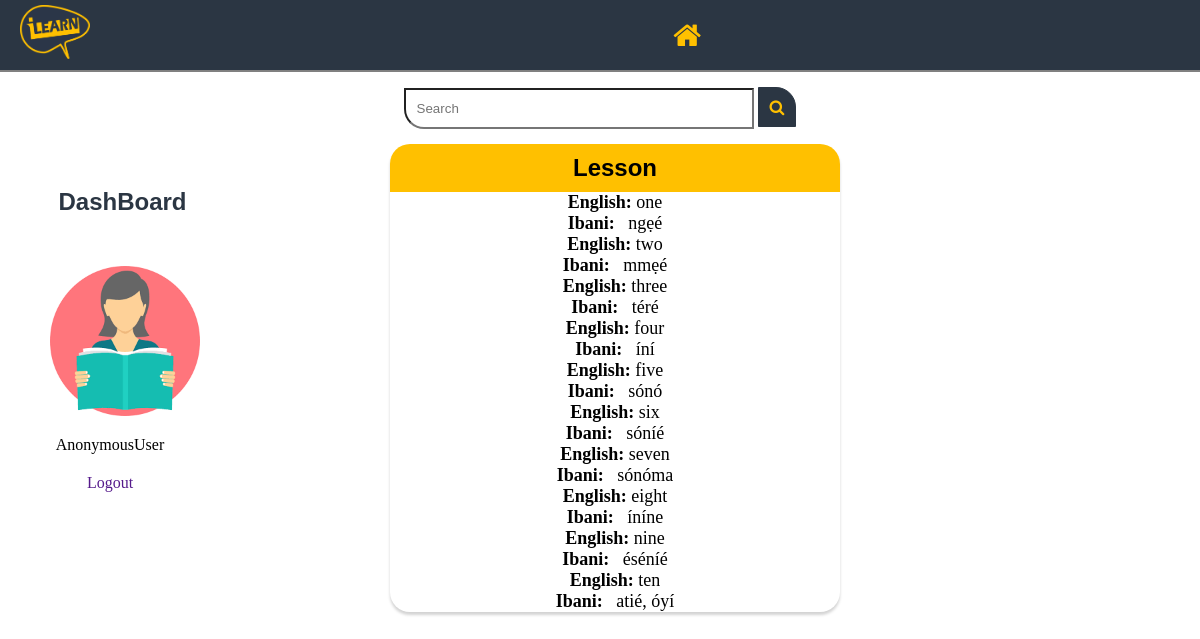
The page /learn/ on the database as committed earlier.
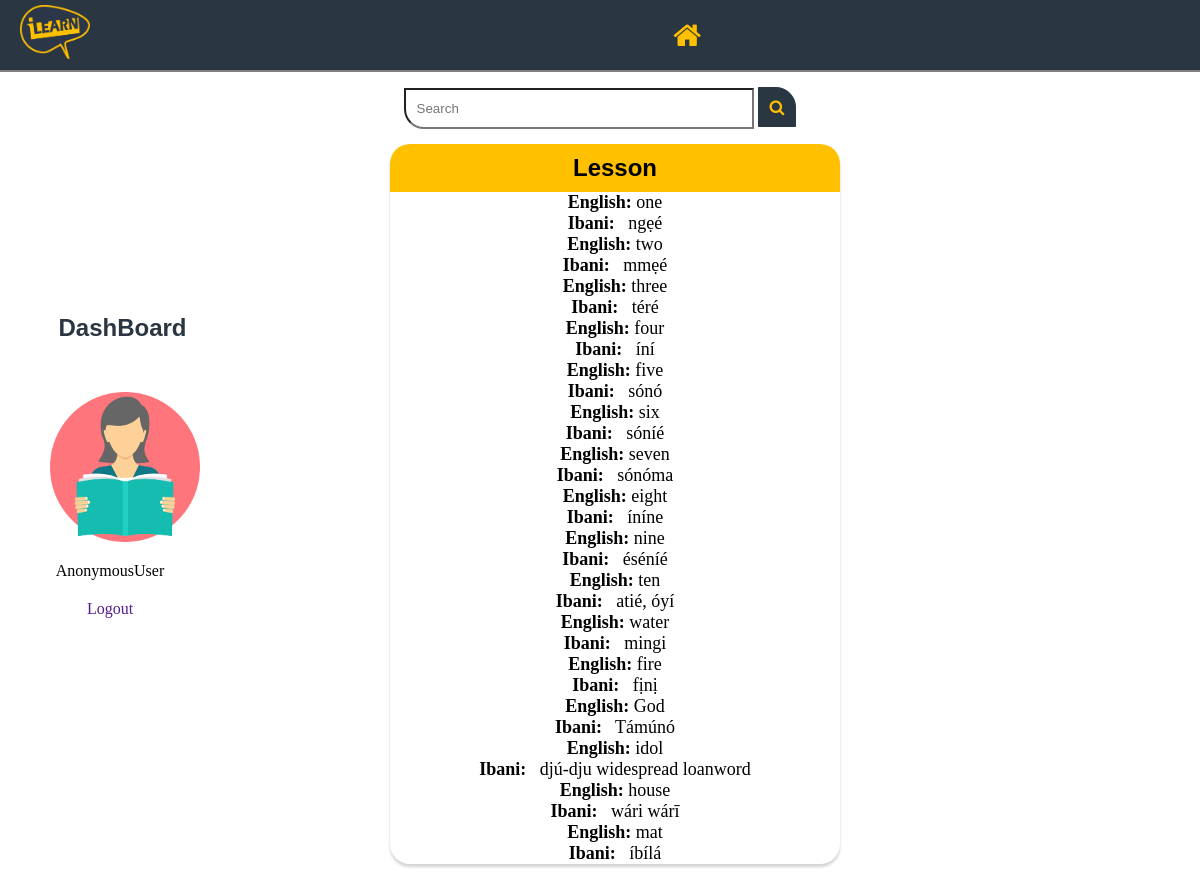
The same page on the database as committed later.
### iLearn/models.py (models this page shows, shortened)
class Number(models.Model):
    word = models.CharField(max_length=150)
    translation = models.TextField()
    class Meta:
       verbose_name_plural = 'numbers'

### iLearn/views.py (the view)
# urls.py: path('learn/',views.numberView.as_view(),name='learn'),
class numberView(ListView):
    template_name = 'learn.html'
    model = Number
    def get_queryset(self):
        query = self.request.GET.get('keyword')
        object_list = Number.objects.all()
        return object_list

### templates/learn.html (shortened to what this page needs)
{% load static %}
<html lang="en">
<head>
    <link rel="stylesheet" href="../static/font-awesome/font-awesome/css/font-awesome.min.css">
</head>
<body>
        <nav>
           <a href="#"> <img src="../media/iLearn.png" alt="" class="logo"></a>
           <ul>
            <a href="{% url 'home' %} " > <li class ="home fa fa-home"></li></a>
        </ul>
        </nav>
            <div class="search">
                <form action="{% url 'result' %}" method="GET">
            <input type="text" name='keyword' placeholder="Search" class="searchfield">
            <button class="searchbutton fa fa-search" type="submit"></button></form>
        </div>
        <section id="main">
            <div class="dashBoard">
                <h2> DashBoard</h2>
            <img src="../media/home.png" alt="">
            <p>{{ user}}</p>
            <a href="">Logout</a>
            </div>
            <div class="result">
                <h1> Lesson </h1>
                {% block content %}
                {% for words in object_list %}
               <p value='keyword'><strong>English:</strong>  {{ words.word }}</p>
               <p><strong>Ibani:</strong> &nbsp; {{ words.translation }}</p>
                {% endfor %}
                {% endblock %}
            </div>
        </section>
</body>
</html>

### templates/learn.html (style rules this page uses)
* { margin: 0; padding: 0; text-decoration: none; box-sizing: border-box; list-style: none; }
body { background-color: #fff; width: 100%; height: 100vh; }
nav { background-color: #2b3643; padding: 5px 20px; width: 100%; display: flex; justify-content: space-between; border-bottom: 2px solid gray; }
nav a img { width: 70px; }
nav ul { display: flex; justify-content: space-between; margin-right: 40%; }
nav li { padding: 15px; }
ul .home { font-size: 30px; color: #ffc000; }
.search { display: flex; justify-content: center; align-items: center; padding: 15px }
.searchfield { padding: 11px; width: 350px; border-radius: 0px 0px 0px 20px; }
.searchbutton { padding: 11px; border-radius: 0px 20px 0px 0px; color: #ffc000; background-color: #2b3643; border: 1px solid #2b3643; }
#main { display: flex; justify-content: space-between; align-items: center; }
.dashBoard { width: 220px; height: 70vh; padding: 30px; text-align: center; }
.dashBoard h2 { margin: 0px 0px 50px 25px; color: #2b3643; font-family: helvetica; }
.dashBoard p { padding:20px 0px 20px 0px; }
.dashBoard img { width: 150px; margin-left:20px; }
.result { margin:0% 30% 10% 0%; box-shadow: lightgrey 0px 3px 3px 0px; width: 450px; border-radius: 20px; text-align: center; }
.result h1 { background-color: #ffc000; padding: 10px; border-radius: 20px 20px 0px 0px; font-family: helvetica; }
.result p { font-size: 18px; font-family: verdana; }

Rows that differ between the two databases and show on the page:
added Number: word "water", translation "mingi"
added Number: word "fire", translation "fịnị"
added Number: word "God", translation "Támúnó"
added Number: word "idol", translation "djú-dju widespread loanword"
added Number: word "house", translation "wári wárī"
added Number: word "mat", translation "íbílá"
